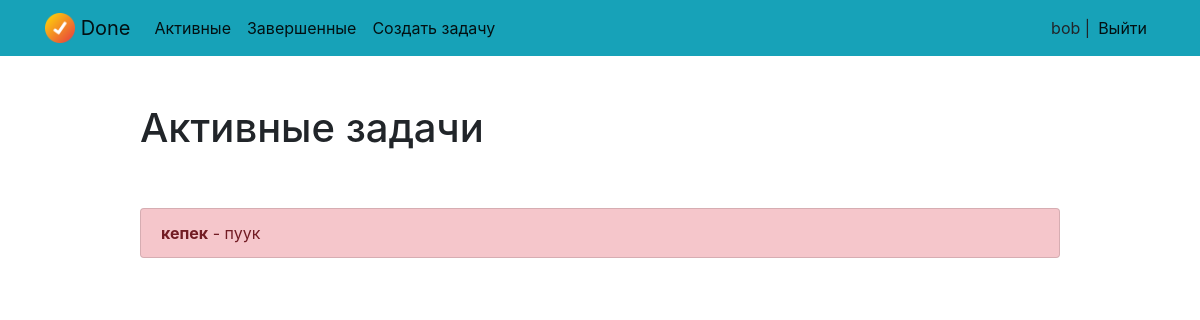
Page /current/ (signed in) on the earlier database version.
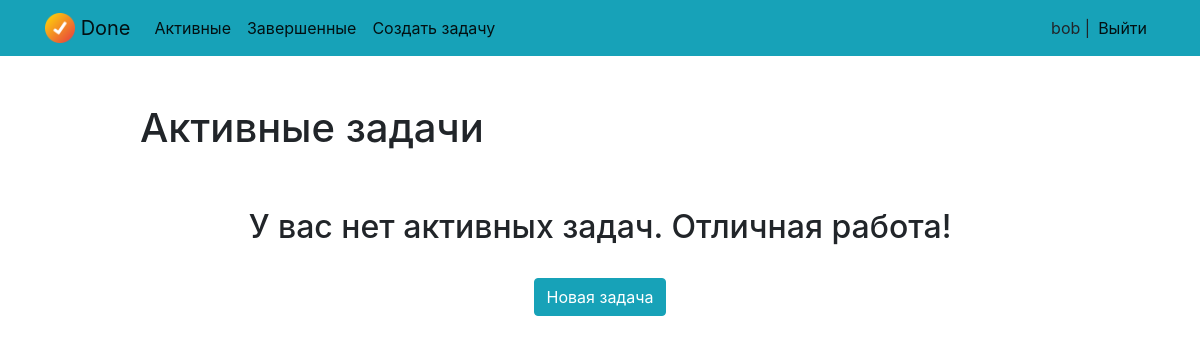
Same page on the later database version.
### todo/models.py (models this page shows, shortened)
class Todo(models.Model):
    title = models.CharField(max_length=100)
    memo = models.TextField(blank=True)
    created = models.DateTimeField(auto_now_add=True)
    datecompleted = models.DateTimeField(null=True, blank=True)
    important = models.BooleanField(default=False)
    user = models.ForeignKey(User, on_delete=models.CASCADE)

### todo/views.py (the view)
# urls.py: path('current/', views.currenttodos, name='currenttodos'),
@login_required
def currenttodos(request):
    todos = Todo.objects.filter(user=request.user, datecompleted__isnull=True)
    return render(request, 'todo/currenttodos.html', {'todos': todos})

### todo/templates/todo/currenttodos.html
{% extends "todo/base.html" %}
{% block content %}
    <div class="row justify-content-center mt-5">
        <div class="col-md-10">
            <h1>Активные задачи</h1>
        </div>
    </div>
    <div class="row justify-content-center mt-5">
        <div class="col-md-10">
        {% if todos %}
            <div class="list-group">
                {% for todo in todos %}
                    <a href="{% url 'viewtodo' todo.id %}" class="list-group-item list-group-item-action{% if todo.important %} list-group-item-danger{% endif %}"><b>{{ todo.title }}</b>{% if todo.memo %} - {{ todo.memo|truncatechars:30 }}{% endif %}</a>
                {% endfor %}
            </div>
        {% else %}
            <div class="text-center">
                <h2>У вас нет активных задач. Отличная работа!</h2>
            <br>
            <a role="button" class="btn btn-info" href="{% url 'createtodo' %}">Новая задача</a>
            </div>
        {% endif %}
        </div>
    </div>
{% endblock %}

### todo/templates/todo/base.html (shortened to what this page needs)
{% load static %}
<!doctype html>
<html lang="en">
<head>
    <link rel="stylesheet" href="https://stackpath.bootstrapcdn.com/bootstrap/4.4.1/css/bootstrap.min.css">
</head>
<body>
<nav class="navbar navbar-expand-md navbar-light bg-info">
<div class="container">
    <a class="navbar-brand" href="{% url 'home' %}">
         <img src="{% static 'todo/logo.png' %}" width="30" height="30" class="d-inline-block align-top">
        <span>Done</span>
    </a>
    <div class="collapse navbar-collapse" id="navbarNav">
    {% if user.is_authenticated %}
        <ul class="navbar-nav mr-auto">
                <li class="nav-item {{ current }}">
                    <a class="nav-link active" href="{% url 'currenttodos' %}">Активные</a>
                </li>
                <li class="nav-item {{ completed }}">
                    <a class="nav-link active" href="{% url 'completedtodos' %}">Завершенные</a>
                </li>
                <li class="nav-item {{ create }}">
                    <a class="nav-link active" href="{% url 'createtodo' %}">Создать задачу</a>
                </li>
        </ul>
    {% endif %}
    <ul class="navbar-nav ml-auto">
            {% if user.is_authenticated %}
        <text class="mt-2 text-center">{{ user.username }} |</text>
                <li class="nav-item">
                    <a href="#" onclick="$('#signOutBtn').click()" class="nav-link active">Выйти</a>
                </li>
            {% endif %}
        </ul>
    </div>
</div>
</nav>
<div class="container">
{% block content %}{% endblock %}
</div>
</body>
</html>

Differences in the rows shown:
removed Todo: title "кепек", memo "пуук"
Other differences:
text now shown: "У вас нет активных задач. Отличная работа! Новая задача"
